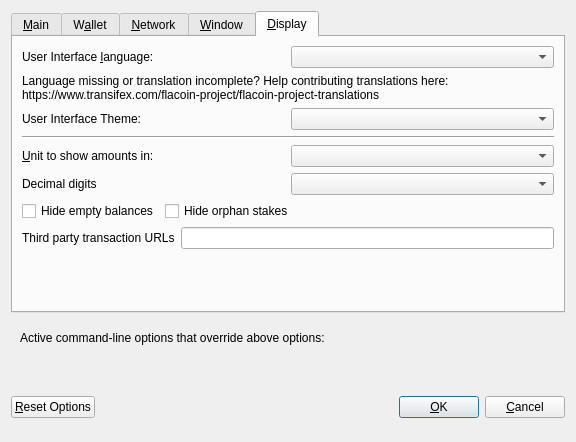
<?xml version="1.0" encoding="UTF-8"?>
<ui version="4.0">
 <class>OptionsDialog</class>
 <widget class="QDialog" name="OptionsDialog">
  <property name="geometry">
   <rect>
    <x>0</x>
    <y>0</y>
    <width>576</width>
    <height>442</height>
   </rect>
  </property>
  <property name="windowTitle">
   <string>Options</string>
  </property>
  <property name="modal">
   <bool>true</bool>
  </property>
  <layout class="QVBoxLayout" name="verticalLayout">
   <item>
    <widget class="QTabWidget" name="tabWidget">
     <property name="currentIndex">
      <number>4</number>
     </property>
     <widget class="QWidget" name="tabMain">
      <attribute name="title">
       <string>&amp;Main</string>
      </attribute>
      <layout class="QVBoxLayout" name="verticalLayout_Main">
       <item>
        <widget class="QCheckBox" name="bitcoinAtStartup">
         <property name="toolTip">
          <string>Automatically start FLACOIN after logging in to the system.</string>
         </property>
         <property name="text">
          <string>&amp;Start FLACOIN on system login</string>
         </property>
        </widget>
       </item>
       <item>
        <layout class="QHBoxLayout" name="horizontalLayout_2_Main">
         <item>
          <widget class="QLabel" name="databaseCacheLabel">
           <property name="text">
            <string>Size of &amp;database cache</string>
           </property>
           <property name="textFormat">
            <enum>Qt::PlainText</enum>
           </property>
           <property name="buddy">
            <cstring>databaseCache</cstring>
           </property>
          </widget>
         </item>
         <item>
          <widget class="QSpinBox" name="databaseCache"/>
         </item>
         <item>
          <widget class="QLabel" name="databaseCacheUnitLabel">
           <property name="text">
            <string>MB</string>
           </property>
           <property name="textFormat">
            <enum>Qt::PlainText</enum>
           </property>
          </widget>
         </item>
         <item>
          <spacer name="horizontalSpacer_2_Main">
           <property name="orientation">
            <enum>Qt::Horizontal</enum>
           </property>
           <property name="sizeHint" stdset="0">
            <size>
             <width>40</width>
             <height>20</height>
            </size>
           </property>
          </spacer>
         </item>
        </layout>
       </item>
       <item>
        <layout class="QHBoxLayout" name="horizontalLayout_3_Main">
         <item>
          <widget class="QLabel" name="threadsScriptVerifLabel">
           <property name="text">
            <string>Number of script &amp;verification threads</string>
           </property>
           <property name="textFormat">
            <enum>Qt::PlainText</enum>
           </property>
           <property name="buddy">
            <cstring>threadsScriptVerif</cstring>
           </property>
          </widget>
         </item>
         <item>
          <widget class="QSpinBox" name="threadsScriptVerif">
           <property name="toolTip">
            <string>(0 = auto, &lt;0 = leave that many cores free)</string>
           </property>
          </widget>
         </item>
         <item>
          <spacer name="horizontalSpacer_3_Main">
           <property name="orientation">
            <enum>Qt::Horizontal</enum>
           </property>
           <property name="sizeHint" stdset="0">
            <size>
             <width>40</width>
             <height>20</height>
            </size>
           </property>
          </spacer>
         </item>
        </layout>
       </item>
       <item>
        <spacer name="verticalSpacer_2">
         <property name="orientation">
          <enum>Qt::Vertical</enum>
         </property>
         <property name="sizeHint" stdset="0">
          <size>
           <width>20</width>
           <height>40</height>
          </size>
         </property>
        </spacer>
       </item>
       <item>
        <layout class="QHBoxLayout" name="horiz-autominting-layout">
         <item>
          <widget class="QCheckBox" name="checkBoxZeromintEnable">
           <property name="toolTip">
            <string>Enable automatic minting of FLA units to zFLA</string>
           </property>
           <property name="layoutDirection">
            <enum>Qt::LeftToRight</enum>
           </property>
           <property name="text">
            <string>Enable zFLA Automint</string>
           </property>
          </widget>
         </item>
         <item>
          <widget class="QCheckBox" name="checkBoxZeromintAddresses">
           <property name="toolTip">
            <string>Enable automatic zFLA minting from specific addresses</string>
           </property>
           <property name="layoutDirection">
            <enum>Qt::LeftToRight</enum>
           </property>
           <property name="text">
            <string>Enable Automint Addresses</string>
           </property>
          </widget>
         </item>
        </layout>
       </item>
       <item>
        <layout class="QHBoxLayout" name="horizontalLayout_3">
         <item>
          <widget class="QLabel" name="percentage_label">
           <property name="toolTip">
            <string>Percentage of incoming FLA which get automatically converted to zFLA via Zerocoin Protocol (min: 10%)</string>
           </property>
           <property name="text">
            <string>Percentage of autominted zFLA</string>
           </property>
          </widget>
         </item>
         <item>
          <widget class="QSpinBox" name="zeromintPercentage">
           <property name="minimum">
            <number>1</number>
           </property>
           <property name="maximum">
            <number>100</number>
           </property>
          </widget>
         </item>
        </layout>
       </item>
       <item>
        <layout class="QHBoxLayout" name="horizontalLayout" stretch="0,0">
         <property name="sizeConstraint">
          <enum>QLayout::SetFixedSize</enum>
         </property>
         <item>
          <widget class="QLabel" name="labelPreferredDenom">
           <property name="maximumSize">
            <size>
             <width>16777215</width>
             <height>16777215</height>
            </size>
           </property>
           <property name="toolTip">
            <string>Wait with automatic conversion to Zerocoin until enough FLA for this denomination is available</string>
           </property>
           <property name="text">
            <string>Preferred Automint zFLA Denomination</string>
           </property>
          </widget>
         </item>
         <item>
          <widget class="QComboBox" name="preferredDenom">
           <property name="maximumSize">
            <size>
             <width>16777215</width>
             <height>27</height>
            </size>
           </property>
           <property name="toolTip">
            <string>Wait with automatic conversion to Zerocoin until enough FLA for this denomination is available</string>
           </property>
           <property name="maxVisibleItems">
            <number>9</number>
           </property>
           <property name="maxCount">
            <number>9</number>
           </property>
          </widget>
         </item>
        </layout>
       </item>
      </layout>
     </widget>
     <widget class="QWidget" name="tabWallet">
      <attribute name="title">
       <string>W&amp;allet</string>
      </attribute>
      <layout class="QVBoxLayout" name="verticalLayout_Wallet">
       <item>
        <layout class="QHBoxLayout" name="horizontalLayout_2_Wallet">
         <item>
          <widget class="QLabel" name="labelStakeSplitThresholdText">
           <property name="text">
            <string>Stake split threshold:</string>
           </property>
          </widget>
         </item>
         <item>
          <widget class="QSpinBox" name="spinBoxStakeSplitThreshold">
           <property name="minimum">
            <number>1</number>
           </property>
           <property name="maximum">
            <number>999999</number>
           </property>
          </widget>
         </item>
        </layout>
       </item>
       <item>
        <widget class="QGroupBox" name="groupBox">
         <property name="title">
          <string>Expert</string>
         </property>
         <layout class="QVBoxLayout" name="verticalLayout_2">
          <item>
           <widget class="QCheckBox" name="coinControlFeatures">
            <property name="toolTip">
             <string>Whether to show coin control features or not.</string>
            </property>
            <property name="text">
             <string>Enable coin &amp;control features</string>
            </property>
           </widget>
          </item>
          <item>
           <widget class="QCheckBox" name="showMasternodesTab">
            <property name="toolTip">
             <string>Show additional tab listing all your masternodes in first sub-tab&lt;br/&gt;and all masternodes on the network in second sub-tab.</string>
            </property>
            <property name="text">
             <string>Show Masternodes Tab</string>
            </property>
           </widget>
          </item>
          <item>
           <widget class="QCheckBox" name="spendZeroConfChange">
            <property name="toolTip">
             <string>If you disable the spending of unconfirmed change, the change from a transaction&lt;br/&gt;cannot be used until that transaction has at least one confirmation.&lt;br/&gt;This also affects how your balance is computed.</string>
            </property>
            <property name="text">
             <string>&amp;Spend unconfirmed change</string>
            </property>
           </widget>
          </item>
         </layout>
        </widget>
       </item>
       <item>
        <spacer name="verticalSpacer_Wallet">
         <property name="orientation">
          <enum>Qt::Vertical</enum>
         </property>
         <property name="sizeHint" stdset="0">
          <size>
           <width>20</width>
           <height>40</height>
          </size>
         </property>
        </spacer>
       </item>
      </layout>
     </widget>
     <widget class="QWidget" name="tabNetwork">
      <attribute name="title">
       <string>&amp;Network</string>
      </attribute>
      <layout class="QVBoxLayout" name="verticalLayout_Network">
       <item>
        <widget class="QCheckBox" name="mapPortUpnp">
         <property name="toolTip">
          <string>Automatically open the FLACOIN client port on the router. This only works when your router supports UPnP and it is enabled.</string>
         </property>
         <property name="text">
          <string>Map port using &amp;UPnP</string>
         </property>
        </widget>
       </item>
       <item>
        <widget class="QCheckBox" name="allowIncoming">
         <property name="toolTip">
          <string>Accept connections from outside</string>
         </property>
         <property name="text">
          <string>Allow incoming connections</string>
         </property>
        </widget>
       </item>
       <item>
        <widget class="QCheckBox" name="connectSocks">
         <property name="toolTip">
          <string>Connect to the FLACOIN network through a SOCKS5 proxy.</string>
         </property>
         <property name="text">
          <string>&amp;Connect through SOCKS5 proxy (default proxy):</string>
         </property>
        </widget>
       </item>
       <item>
        <layout class="QHBoxLayout" name="horizontalLayout_1_Network">
         <item>
          <widget class="QLabel" name="proxyIpLabel">
           <property name="text">
            <string>Proxy &amp;IP:</string>
           </property>
           <property name="textFormat">
            <enum>Qt::PlainText</enum>
           </property>
           <property name="buddy">
            <cstring>proxyIp</cstring>
           </property>
          </widget>
         </item>
         <item>
          <widget class="QValidatedLineEdit" name="proxyIp">
           <property name="minimumSize">
            <size>
             <width>140</width>
             <height>0</height>
            </size>
           </property>
           <property name="maximumSize">
            <size>
             <width>140</width>
             <height>16777215</height>
            </size>
           </property>
           <property name="toolTip">
            <string>IP address of the proxy (e.g. IPv4: 127.0.0.1 / IPv6: ::1)</string>
           </property>
          </widget>
         </item>
         <item>
          <widget class="QLabel" name="proxyPortLabel">
           <property name="text">
            <string>&amp;Port:</string>
           </property>
           <property name="textFormat">
            <enum>Qt::PlainText</enum>
           </property>
           <property name="buddy">
            <cstring>proxyPort</cstring>
           </property>
          </widget>
         </item>
         <item>
          <widget class="QLineEdit" name="proxyPort">
           <property name="minimumSize">
            <size>
             <width>55</width>
             <height>0</height>
            </size>
           </property>
           <property name="maximumSize">
            <size>
             <width>55</width>
             <height>16777215</height>
            </size>
           </property>
           <property name="toolTip">
            <string>Port of the proxy (e.g. 46800)</string>
           </property>
          </widget>
         </item>
         <item>
          <spacer name="horizontalSpacer_1_Network">
           <property name="orientation">
            <enum>Qt::Horizontal</enum>
           </property>
           <property name="sizeHint" stdset="0">
            <size>
             <width>40</width>
             <height>20</height>
            </size>
           </property>
          </spacer>
         </item>
        </layout>
       </item>
       <item>
        <spacer name="verticalSpacer_Network">
         <property name="orientation">
          <enum>Qt::Vertical</enum>
         </property>
         <property name="sizeHint" stdset="0">
          <size>
           <width>20</width>
           <height>40</height>
          </size>
         </property>
        </spacer>
       </item>
      </layout>
     </widget>
     <widget class="QWidget" name="tabWindow">
      <attribute name="title">
       <string>&amp;Window</string>
      </attribute>
      <layout class="QVBoxLayout" name="verticalLayout_Window">
       <item>
        <widget class="QCheckBox" name="minimizeToTray">
         <property name="toolTip">
          <string>Show only a tray icon after minimizing the window.</string>
         </property>
         <property name="text">
          <string>&amp;Minimize to the tray instead of the taskbar</string>
         </property>
        </widget>
       </item>
       <item>
        <widget class="QCheckBox" name="minimizeOnClose">
         <property name="toolTip">
          <string>Minimize instead of exit the application when the window is closed. When this option is enabled, the application will be closed only after selecting Quit in the menu.</string>
         </property>
         <property name="text">
          <string>M&amp;inimize on close</string>
         </property>
        </widget>
       </item>
       <item>
        <spacer name="verticalSpacer_Window">
         <property name="orientation">
          <enum>Qt::Vertical</enum>
         </property>
         <property name="sizeHint" stdset="0">
          <size>
           <width>20</width>
           <height>40</height>
          </size>
         </property>
        </spacer>
       </item>
      </layout>
     </widget>
     <widget class="QWidget" name="tabDisplay">
      <attribute name="title">
       <string>&amp;Display</string>
      </attribute>
      <layout class="QVBoxLayout" name="verticalLayout_Display">
       <item>
        <layout class="QHBoxLayout" name="horizontalLayout_1_Display">
         <item>
          <widget class="QLabel" name="langLabel">
           <property name="text">
            <string>User Interface &amp;language:</string>
           </property>
           <property name="textFormat">
            <enum>Qt::PlainText</enum>
           </property>
           <property name="buddy">
            <cstring>lang</cstring>
           </property>
          </widget>
         </item>
         <item>
          <widget class="QValueComboBox" name="lang">
           <property name="toolTip">
            <string>The user interface language can be set here. This setting will take effect after restarting FLACOIN.</string>
           </property>
          </widget>
         </item>
        </layout>
       </item>
       <item>
        <widget class="QLabel" name="label_3">
         <property name="toolTip">
          <string notr="true"/>
         </property>
         <property name="statusTip">
          <string notr="true"/>
         </property>
         <property name="whatsThis">
          <string notr="true"/>
         </property>
         <property name="accessibleName">
          <string notr="true"/>
         </property>
         <property name="text">
          <string>Language missing or translation incomplete? Help contributing translations here:
https://www.transifex.com/flacoin-project/flacoin-project-translations</string>
         </property>
         <property name="wordWrap">
          <bool>true</bool>
         </property>
         <property name="openExternalLinks">
          <bool>true</bool>
         </property>
         <property name="textInteractionFlags">
          <set>Qt::TextBrowserInteraction</set>
         </property>
        </widget>
       </item>
       <item>
        <layout class="QHBoxLayout" name="horizontalLayout_2_Display" stretch="0,0">
         <item>
          <widget class="QLabel" name="themeLabel">
           <property name="text">
            <string>User Interface Theme:</string>
           </property>
          </widget>
         </item>
         <item>
          <widget class="QValueComboBox" name="theme"/>
         </item>
        </layout>
       </item>
       <item>
        <widget class="Line" name="line">
         <property name="orientation">
          <enum>Qt::Horizontal</enum>
         </property>
        </widget>
       </item>
       <item>
        <layout class="QHBoxLayout" name="horizontalLayout_3_Display">
         <item>
          <widget class="QLabel" name="unitLabel">
           <property name="text">
            <string>&amp;Unit to show amounts in:</string>
           </property>
           <property name="textFormat">
            <enum>Qt::PlainText</enum>
           </property>
           <property name="buddy">
            <cstring>unit</cstring>
           </property>
          </widget>
         </item>
         <item>
          <widget class="QValueComboBox" name="unit">
           <property name="toolTip">
            <string>Choose the default subdivision unit to show in the interface and when sending coins.</string>
           </property>
          </widget>
         </item>
        </layout>
       </item>
       <item>
        <layout class="QHBoxLayout" name="horizontalLayout_4_Display">
         <item>
          <widget class="QLabel" name="digitsLabel">
           <property name="text">
            <string>Decimal digits</string>
           </property>
          </widget>
         </item>
         <item>
          <widget class="QValueComboBox" name="digits"/>
         </item>
        </layout>
       </item>
       <item>
        <layout class="QHBoxLayout" name="horizontalLayout_5_Display">
         <item>
          <widget class="QCheckBox" name="checkBoxHideZeroBalances">
           <property name="toolTip">
            <string>Hide empty balances</string>
           </property>
           <property name="layoutDirection">
            <enum>Qt::LeftToRight</enum>
           </property>
           <property name="text">
            <string>Hide empty balances</string>
           </property>
          </widget>
         </item>
         <item>
          <widget class="QCheckBox" name="checkBoxHideOrphans">
           <property name="toolTip">
            <string>Hide orphan stakes in transaction lists</string>
           </property>
           <property name="text">
            <string>Hide orphan stakes</string>
           </property>
          </widget>
         </item>
         <item>
          <spacer name="horizontalSpacer">
           <property name="orientation">
            <enum>Qt::Horizontal</enum>
           </property>
           <property name="sizeHint" stdset="0">
            <size>
             <width>40</width>
             <height>20</height>
            </size>
           </property>
          </spacer>
         </item>
        </layout>
       </item>
       <item>
        <layout class="QHBoxLayout" name="horizontalLayout_6_Display">
         <item>
          <widget class="QLabel" name="thirdPartyTxUrlsLabel">
           <property name="toolTip">
            <string>Third party URLs (e.g. a block explorer) that appear in the transactions tab as context menu items. %s in the URL is replaced by transaction hash. Multiple URLs are separated by vertical bar |.</string>
           </property>
           <property name="text">
            <string>Third party transaction URLs</string>
           </property>
           <property name="buddy">
            <cstring>thirdPartyTxUrls</cstring>
           </property>
          </widget>
         </item>
         <item>
          <widget class="QLineEdit" name="thirdPartyTxUrls">
           <property name="toolTip">
            <string>Third party URLs (e.g. a block explorer) that appear in the transactions tab as context menu items. %s in the URL is replaced by transaction hash. Multiple URLs are separated by vertical bar |.</string>
           </property>
          </widget>
         </item>
        </layout>
       </item>
       <item>
        <spacer name="verticalSpacer">
         <property name="orientation">
          <enum>Qt::Vertical</enum>
         </property>
         <property name="sizeHint" stdset="0">
          <size>
           <width>20</width>
           <height>40</height>
          </size>
         </property>
        </spacer>
       </item>
      </layout>
     </widget>
    </widget>
   </item>
   <item>
    <widget class="QFrame" name="frame">
     <layout class="QVBoxLayout" name="verticalLayout_Bottom">
      <item>
       <layout class="QHBoxLayout" name="horizontalLayout_Bottom">
        <item>
         <widget class="QLabel" name="overriddenByCommandLineInfoLabel">
          <property name="text">
           <string>Active command-line options that override above options:</string>
          </property>
          <property name="textFormat">
           <enum>Qt::PlainText</enum>
          </property>
         </widget>
        </item>
        <item>
         <spacer name="horizontalSpacer_Bottom">
          <property name="orientation">
           <enum>Qt::Horizontal</enum>
          </property>
          <property name="sizeHint" stdset="0">
           <size>
            <width>40</width>
            <height>20</height>
           </size>
          </property>
         </spacer>
        </item>
       </layout>
      </item>
      <item>
       <widget class="QLabel" name="overriddenByCommandLineLabel">
        <property name="text">
         <string/>
        </property>
        <property name="textFormat">
         <enum>Qt::PlainText</enum>
        </property>
        <property name="wordWrap">
         <bool>true</bool>
        </property>
       </widget>
      </item>
     </layout>
    </widget>
   </item>
   <item>
    <layout class="QHBoxLayout" name="horizontalLayout_Buttons">
     <item>
      <widget class="QPushButton" name="resetButton">
       <property name="toolTip">
        <string>Reset all client options to default.</string>
       </property>
       <property name="text">
        <string>&amp;Reset Options</string>
       </property>
       <property name="autoDefault">
        <bool>false</bool>
       </property>
      </widget>
     </item>
     <item>
      <spacer name="horizontalSpacer_1">
       <property name="orientation">
        <enum>Qt::Horizontal</enum>
       </property>
       <property name="sizeHint" stdset="0">
        <size>
         <width>40</width>
         <height>48</height>
        </size>
       </property>
      </spacer>
     </item>
     <item>
      <widget class="QLabel" name="statusLabel">
       <property name="minimumSize">
        <size>
         <width>200</width>
         <height>0</height>
        </size>
       </property>
       <property name="font">
        <font>
         <weight>75</weight>
         <bold>true</bold>
        </font>
       </property>
       <property name="text">
        <string/>
       </property>
       <property name="textFormat">
        <enum>Qt::PlainText</enum>
       </property>
       <property name="wordWrap">
        <bool>true</bool>
       </property>
      </widget>
     </item>
     <item>
      <spacer name="horizontalSpacer_2">
       <property name="orientation">
        <enum>Qt::Horizontal</enum>
       </property>
       <property name="sizeHint" stdset="0">
        <size>
         <width>40</width>
         <height>48</height>
        </size>
       </property>
      </spacer>
     </item>
     <item>
      <widget class="QPushButton" name="okButton">
       <property name="text">
        <string>&amp;OK</string>
       </property>
       <property name="autoDefault">
        <bool>false</bool>
       </property>
       <property name="default">
        <bool>true</bool>
       </property>
      </widget>
     </item>
     <item>
      <widget class="QPushButton" name="cancelButton">
       <property name="text">
        <string>&amp;Cancel</string>
       </property>
       <property name="autoDefault">
        <bool>false</bool>
       </property>
      </widget>
     </item>
    </layout>
   </item>
  </layout>
 </widget>
 <customwidgets>
  <customwidget>
   <class>QValidatedLineEdit</class>
   <extends>QLineEdit</extends>
   <header>qvalidatedlineedit.h</header>
  </customwidget>
  <customwidget>
   <class>QValueComboBox</class>
   <extends>QComboBox</extends>
   <header>qvaluecombobox.h</header>
  </customwidget>
 </customwidgets>
 <resources/>
 <connections/>
</ui>
